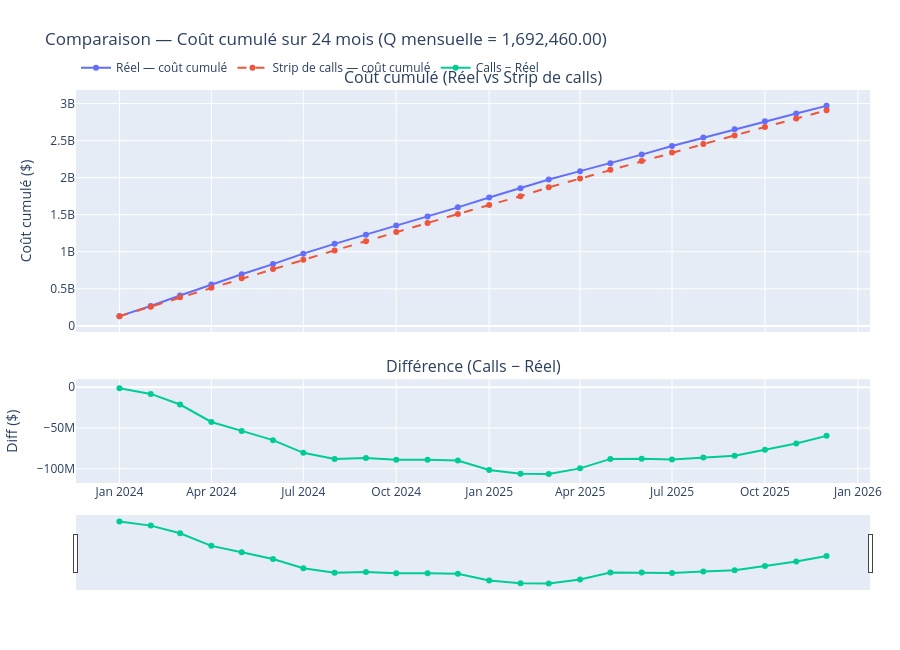

Notebook cell for this chart:
### Code cell
import numpy as np
import pandas as pd
import plotly.graph_objects as go
from plotly.subplots import make_subplots

Q_month = 1692460

x = pd.to_datetime(df_comp["label"], format="%b-%y", errors="coerce")
use_dt = not x.isna().any()
if not use_dt:
    x = df_comp["label"]  # fallback to raw labels

real  = df_comp["Real_cum"].astype(float) * Q_month
calls = df_comp["StripCall_realized_cum"].astype(float) * Q_month
diff  = calls - real

fig = make_subplots(
    rows=2, cols=1,
    shared_xaxes=True,
    vertical_spacing=0.12,
    row_heights=[0.70, 0.30],
    subplot_titles=("Coût cumulé (Réel vs Strip de calls)", "Différence (Calls − Réel)")
)

x_hover = "%{x|%b-%y}" if use_dt else "%{x}"

fig.add_trace(
    go.Scatter(
        x=x, y=real,
        mode="lines+markers",
        name="Réel — coût cumulé",
        hovertemplate=f"{x_hover}<br>Réel: %{{y:,.0f}} $<extra></extra>"
    ),
    row=1, col=1
)

fig.add_trace(
    go.Scatter(
        x=x, y=calls,
        mode="lines+markers",
        line=dict(dash="dash"),
        name="Strip de calls — coût cumulé",
        hovertemplate=f"{x_hover}<br>Calls: %{{y:,.0f}} $<extra></extra>"
    ),
    row=1, col=1
)

fig.add_trace(
    go.Scatter(
        x=x, y=diff,
        mode="lines+markers",
        name="Calls − Réel",
        hovertemplate=f"{x_hover}<br>Diff: %{{y:,.0f}} $<extra></extra>"
    ),
    row=2, col=1
)

fig.update_layout(
    title=f"Comparaison — Coût cumulé sur 24 mois (Q mensuelle = {Q_month:,.2f})",
    hovermode="x unified",
    legend=dict(orientation="h", yanchor="bottom", y=1.02, xanchor="left", x=0),
    height=650,
    margin=dict(l=60, r=30, t=90, b=60),
)

fig.update_yaxes(title_text="Coût cumulé ($)", row=1, col=1)
fig.update_yaxes(title_text="Diff ($)", row=2, col=1, zeroline=True)

if use_dt:
    fig.update_xaxes(rangeslider_visible=True, row=2, col=1)

fig.show()

### Figure 1 — Plotly figure (JSON) as saved in the notebook; plotly's stock layout.template omitted (floating-point values rounded to 4 significant figures)
{"data": [{"hovertemplate": "%{x|%b-%y}<br>Réel: %{y:,.0f} $<extra></extra>", "mode": "lines+markers", "name": "Réel — coût cumulé", "type": "scatter", "x": ["2024-01-01T00:00:00", "2024-02-01T00:00:00", "2024-03-01T00:00:00", "2024-04-01T00:00:00", "2024-05-01T00:00:00", "2024-06-01T00:00:00", "2024-07-01T00:00:00", "2024-08-01T00:00:00", "2024-09-01T00:00:00", "2024-10-01T00:00:00", "2024-11-01T00:00:00", "2024-12-01T00:00:00", "2025-01-01T00:00:00", "2025-02-01T00:00:00", "2025-03-01T00:00:00", "2025-04-01T00:00:00", "2025-05-01T00:00:00", "2025-06-01T00:00:00", "2025-07-01T00:00:00", "2025-08-01T00:00:00", "2025-09-01T00:00:00", "2025-10-01T00:00:00", "2025-11-01T00:00:00", "2025-12-01T00:00:00"], "xaxis": "x", "y": [131500000.0, 267800000.0, 409200000.0, 558100000.0, 696000000.0, 833400000.0, 974300000.0, 1107000000.0, 1229000000.0, 1354000000.0, 1477000000.0, 1599000000.0, 1731000000.0, 1856000000.0, 1976000000.0, 2087000000.0, 2194000000.0, 2311000000.0, 2428000000.0, 2541000000.0, 2653000000.0, 2760000000.0, 2865000000.0, 2968000000.0], "yaxis": "y"}, {"hovertemplate": "%{x|%b-%y}<br>Calls: %{y:,.0f} $<extra></extra>", "line": {"dash": "dash"}, "mode": "lines+markers", "name": "Strip de calls — coût cumulé", "type": "scatter", "x": ["2024-01-01T00:00:00", "2024-02-01T00:00:00", "2024-03-01T00:00:00", "2024-04-01T00:00:00", "2024-05-01T00:00:00", "2024-06-01T00:00:00", "2024-07-01T00:00:00", "2024-08-01T00:00:00", "2024-09-01T00:00:00", "2024-10-01T00:00:00", "2024-11-01T00:00:00", "2024-12-01T00:00:00", "2025-01-01T00:00:00", "2025-02-01T00:00:00", "2025-03-01T00:00:00", "2025-04-01T00:00:00", "2025-05-01T00:00:00", "2025-06-01T00:00:00", "2025-07-01T00:00:00", "2025-08-01T00:00:00", "2025-09-01T00:00:00", "2025-10-01T00:00:00", "2025-11-01T00:00:00", "2025-12-01T00:00:00"], "xaxis": "x", "y": [130200000.0, 259400000.0, 387800000.0, 515400000.0, 642300000.0, 768400000.0, 893700000.0, 1018000000.0, 1142000000.0, 1265000000.0, 1388000000.0, 1509000000.0, 1630000000.0, 1750000000.0, 1869000000.0, 1988000000.0, 2106000000.0, 2223000000.0, 2339000000.0, 2454000000.0, 2569000000.0, 2683000000.0, 2796000000.0, 2909000000.0], "yaxis": "y"}, {"hovertemplate": "%{x|%b-%y}<br>Diff: %{y:,.0f} $<extra></extra>", "mode": "lines+markers", "name": "Calls − Réel", "type": "scatter", "x": ["2024-01-01T00:00:00", "2024-02-01T00:00:00", "2024-03-01T00:00:00", "2024-04-01T00:00:00", "2024-05-01T00:00:00", "2024-06-01T00:00:00", "2024-07-01T00:00:00", "2024-08-01T00:00:00", "2024-09-01T00:00:00", "2024-10-01T00:00:00", "2024-11-01T00:00:00", "2024-12-01T00:00:00", "2025-01-01T00:00:00", "2025-02-01T00:00:00", "2025-03-01T00:00:00", "2025-04-01T00:00:00", "2025-05-01T00:00:00", "2025-06-01T00:00:00", "2025-07-01T00:00:00", "2025-08-01T00:00:00", "2025-09-01T00:00:00", "2025-10-01T00:00:00", "2025-11-01T00:00:00", "2025-12-01T00:00:00"], "xaxis": "x2", "y": [-1302000.0, -8340000.0, -21350000.0, -42720000.0, -53710000.0, -65040000.0, -80610000.0, -88240000.0, -87000000.0, -89060000.0, -89100000.0, -90030000.0, -101500000.0, -106400000.0, -106600000.0, -99650000.0, -88040000.0, -87930000.0, -88900000.0, -86290000.0, -84090000.0, -76860000.0, -69160000.0, -59780000.0], "yaxis": "y2"}], "layout": {"annotations": [{"font": {"size": 16}, "showarrow": false, "text": "Coût cumulé (Réel vs Strip de calls)", "x": 0.5, "xanchor": "center", "xref": "paper", "y": 1, "yanchor": "bottom", "yref": "paper"}, {"font": {"size": 16}, "showarrow": false, "text": "Différence (Calls − Réel)", "x": 0.5, "xanchor": "center", "xref": "paper", "y": 0.264, "yanchor": "bottom", "yref": "paper"}], "height": 650, "hovermode": "x unified", "legend": {"orientation": "h", "x": 0, "xanchor": "left", "y": 1.02, "yanchor": "bottom"}, "margin": {"b": 60, "l": 60, "r": 30, "t": 90}, "title": {"text": "Comparaison — Coût cumulé sur 24 mois (Q mensuelle = 1,692,460.00)"}, "xaxis": {"anchor": "y", "domain": [0, 1], "matches": "x2", "showticklabels": false}, "xaxis2": {"anchor": "y2", "domain": [0, 1], "rangeslider": {"visible": true}}, "yaxis": {"anchor": "x", "domain": [0.384, 1], "title": {"text": "Coût cumulé ($)"}}, "yaxis2": {"anchor": "x2", "domain": [0, 0.264], "title": {"text": "Diff ($)"}, "zeroline": true}}}
